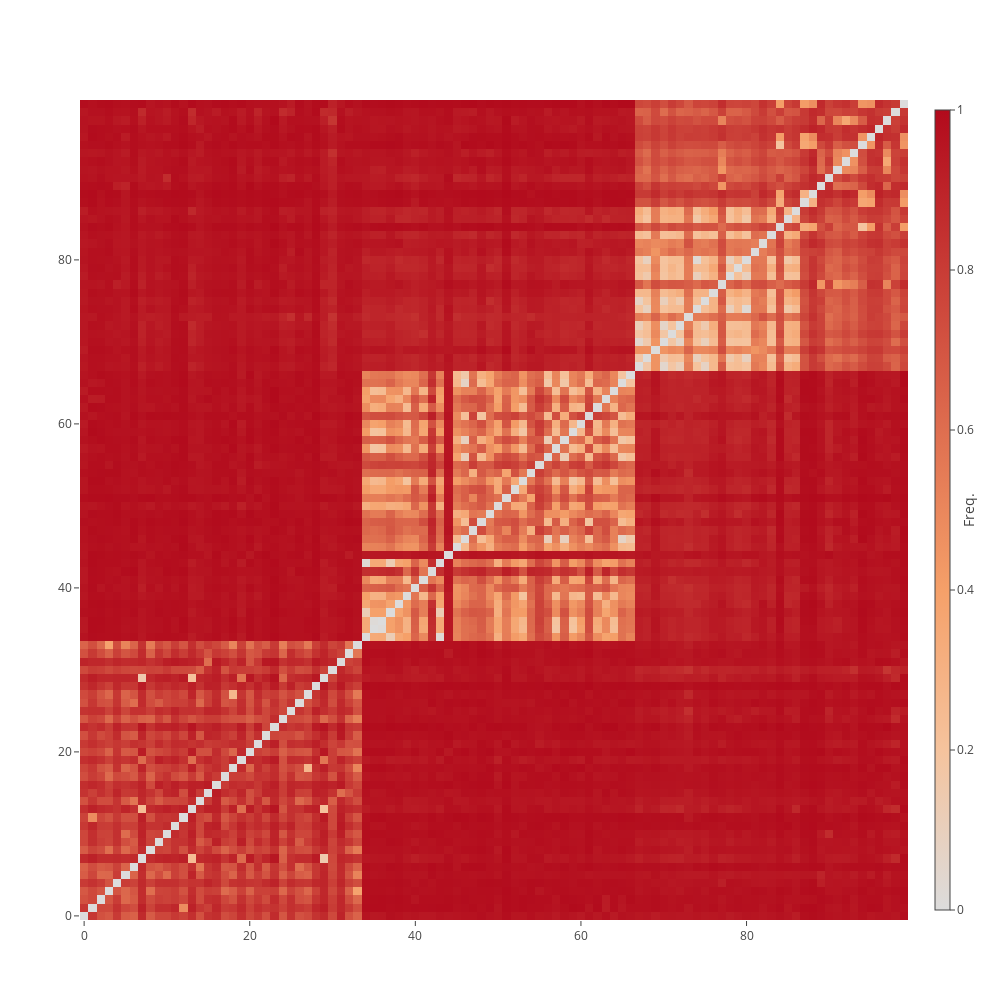

Source (notebook cell):
### Code cell
dc.set_plotly()
dc.get_pair_wize_matrix(tokenized_sentence_list)

### Figure 1 — Plotly figure (JSON) as saved in the notebook; plotly's stock layout.template omitted (floating-point values rounded to 4 significant figures; data arrays with more than 128 entries replaced by an {"elided": "..."} marker saying what was removed)
{"data": [{"colorscale": "Reds", "colorbar": {"thickness": 15, "xanchor": "left", "ticks": "outside", "titleside": "right", "title": "Freq."}, "y": {"elided": "10000 int values"}, "x": {"elided": "10000 int values"}, "z": {"elided": "10000 float values"}, "type": "heatmap"}], "layout": {"width": 1000, "height": 1000}}
